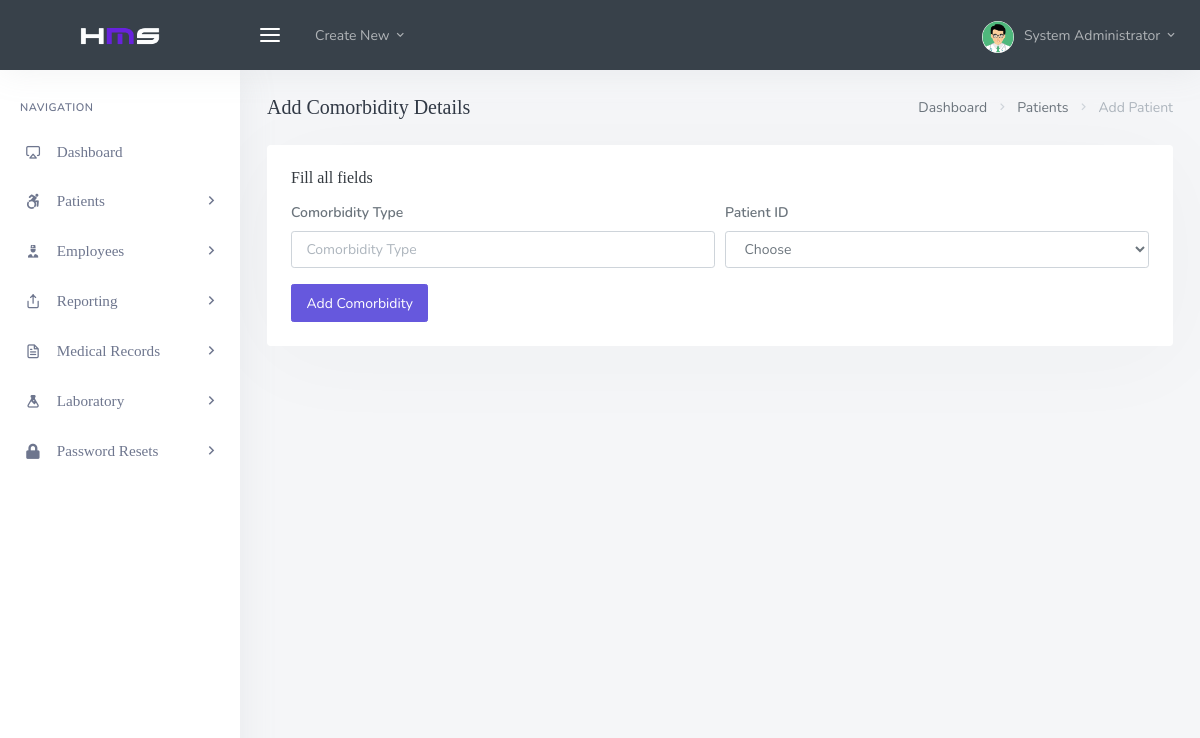
/backend/admin/his_admin_register_comorbidity.php (signed in), run on the app's committed database.
### tables this page shows
CREATE TABLE `his_admin` (
  `ad_id` int(20) NOT NULL,
  `ad_fname` varchar(200) DEFAULT NULL,
  `ad_lname` varchar(200) DEFAULT NULL,
  `ad_email` varchar(200) DEFAULT NULL,
  `ad_pwd` varchar(200) DEFAULT NULL,
  `ad_dpic` varchar(200) DEFAULT NULL
);

### backend/admin/his_admin_register_comorbidity.php (the view, shortened to what this page needs)
<?php
    include('assets/inc/config.php');
?>
<!DOCTYPE html>
<html lang="en">
    <?php include('assets/inc/head.php');?>
    <body>
        <div id="wrapper">
            <?php include("assets/inc/nav.php");?>
            <?php include("assets/inc/sidebar.php");?>
            <div class="content-page">
                <div class="content">
                    <div class="container-fluid">
                        <div class="row">
                            <div class="col-12">
                                <div class="page-title-box">
                                    <div class="page-title-right">
                                        <ol class="breadcrumb m-0">
                                            <li class="breadcrumb-item"><a href="his_admin_dashboard.php">Dashboard</a></li>
                                            <li class="breadcrumb-item"><a href="javascript: void(0);">Patients</a></li>
                                            <li class="breadcrumb-item active">Add Patient</li>
                                        </ol>
                                    </div>
                                    <h4 class="page-title">Add Comorbidity Details</h4>
                                </div>
                            </div>
                        </div>
                        <div class="row">
                            <div class="col-12">
                                <div class="card">
                                    <div class="card-body">
                                        <h4 class="header-title">Fill all fields</h4>
                                        <form method="post">
                                        <div class="form-row">
                                            <div class="form-group col-md-6">
                                                <label for="inputComorbidityType" class="col-form-label">Comorbidity Type</label>
                                                <input type="text" required="required" name="comorbidity_type" class="form-control" id="inputComorbidityType" placeholder="Comorbidity Type">
                                            </div>
                                            <div class="form-group col-md-6">
                                                <label for="inputPatientID" class="col-form-label">Patient ID</label>
                                                <select id="inputPatientID" required="required" name="patient_id" class="form-control">
                                                    <option>Choose</option>
                                                </select>
                                            </div>
                                        </div>
                                        <button type="submit" name="add_comorbidity" class="ladda-button btn btn-primary" data-style="expand-right">Add Comorbidity</button>
                                        </form>
                                    </div>
                                </div>
                            </div>
                        </div>
                    </div>
                </div>
            </div>
        </div>
    </body>
</html>

### backend/admin/assets/inc/nav.php (shortened to what this page needs)
<?php
    $aid=$_SESSION['ad_id'];
    $ret="select * from his_admin where ad_id=?";
    $stmt= $mysqli->prepare($ret) ;
    $stmt->bind_param('i',$aid);
    $stmt->execute() ;
    $res=$stmt->get_result();
    while($row=$res->fetch_object())
    {
?>
    <div class="navbar-custom">
        <ul class="list-unstyled topnav-menu float-right mb-0">
            <li class="d-none d-sm-block">
            </li>
            <li class="dropdown notification-list">
                <a class="nav-link dropdown-toggle nav-user mr-0 waves-effect waves-light" data-toggle="dropdown" href="#" role="button" aria-haspopup="false" aria-expanded="false">
                    <img src="assets/images/users/<?php echo $row->ad_dpic;?>" alt="dpic" class="rounded-circle">
                    <span class="pro-user-name ml-1">
                        <?php echo $row->ad_fname;?> <?php echo $row->ad_lname;?> <i class="mdi mdi-chevron-down"></i>
                    </span>
                </a>
            </li>
        </ul>
        <div class="logo-box">
            <a href="his_admin_dashboard.php" class="logo text-center">
                <span class="logo-lg">
                    <img src="assets/images/logo-light.png" alt="" height="18">
                </span>
            </a>
        </div>
        <ul class="list-unstyled topnav-menu topnav-menu-left m-0">
            <li>
                <button class="button-menu-mobile waves-effect waves-light">
                    <i class="fe-menu"></i>
                </button>
            </li>
            <li class="dropdown d-none d-lg-block">
                <a class="nav-link dropdown-toggle waves-effect waves-light" data-toggle="dropdown" href="#" role="button" aria-haspopup="false" aria-expanded="false">
                    Create New
                    <i class="mdi mdi-chevron-down"></i>
                </a>
            </li>
        </ul>
    </div>
<?php }?>

### data on the page
his_admin: ad_dpic (picture), ad_fname "System", ad_lname "Administrator"
